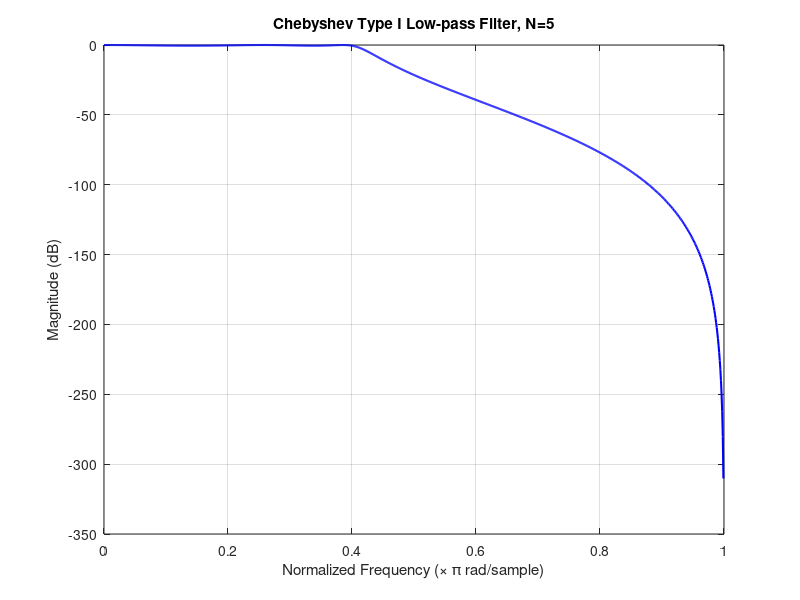
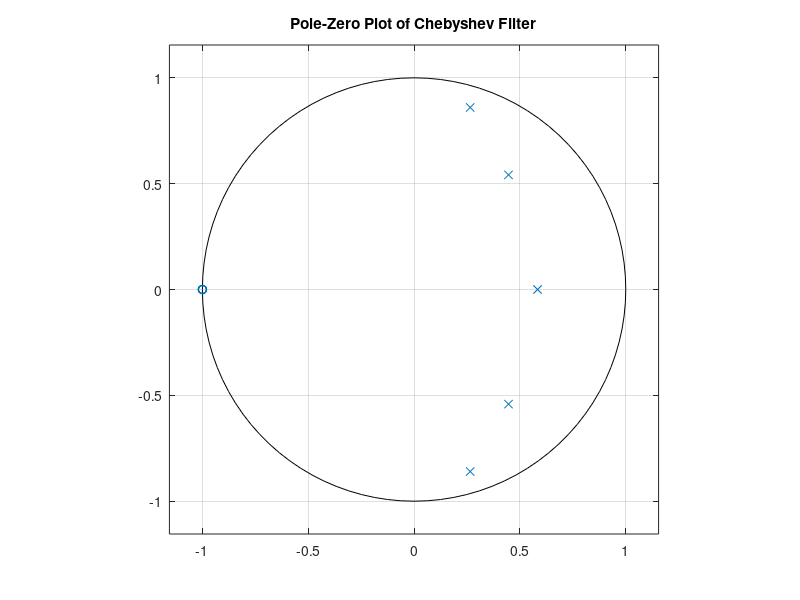
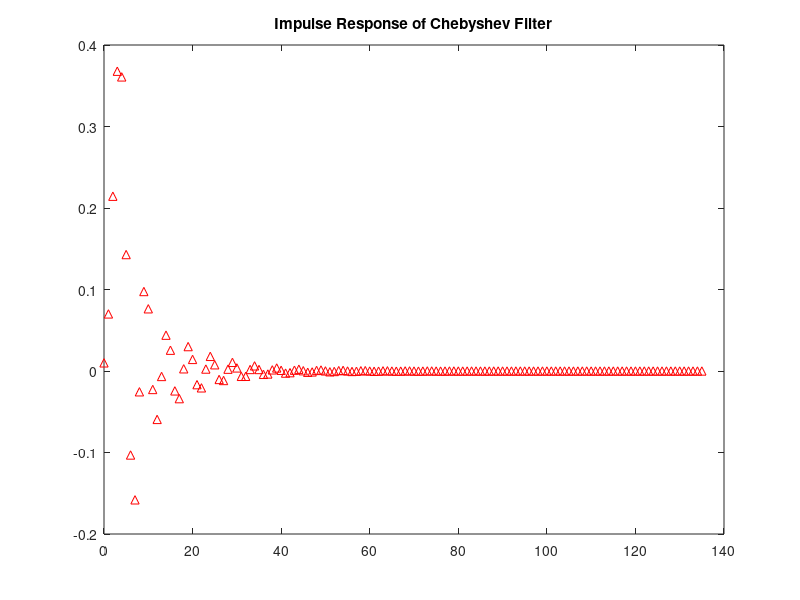

Recreate these plots in MATLAB, in order.
% Chebyshev Type I Low-Pass Filter Design
clear
close all
clc

N  = 5;
Rp = 0.5;
Wp = 0.4;

[b, a] = cheby1(N, Rp, Wp, 'low');

[H, w] = freqz(b, a, 1024);

figure;
plot(w/pi, 20*log10(abs(H)), 'b', 'LineWidth', 1.5);
grid on;
xlabel('Normalized Frequency (\times \pi rad/sample)');
ylabel('Magnitude (dB)');
title(['Chebyshev Type I Low-pass Filter, N=' num2str(N)]);

figure;
zplane(b,a);
title('Pole-Zero Plot of Chebyshev Filter');

figure;
impz(b,a);
title('Impulse Response of Chebyshev Filter');
